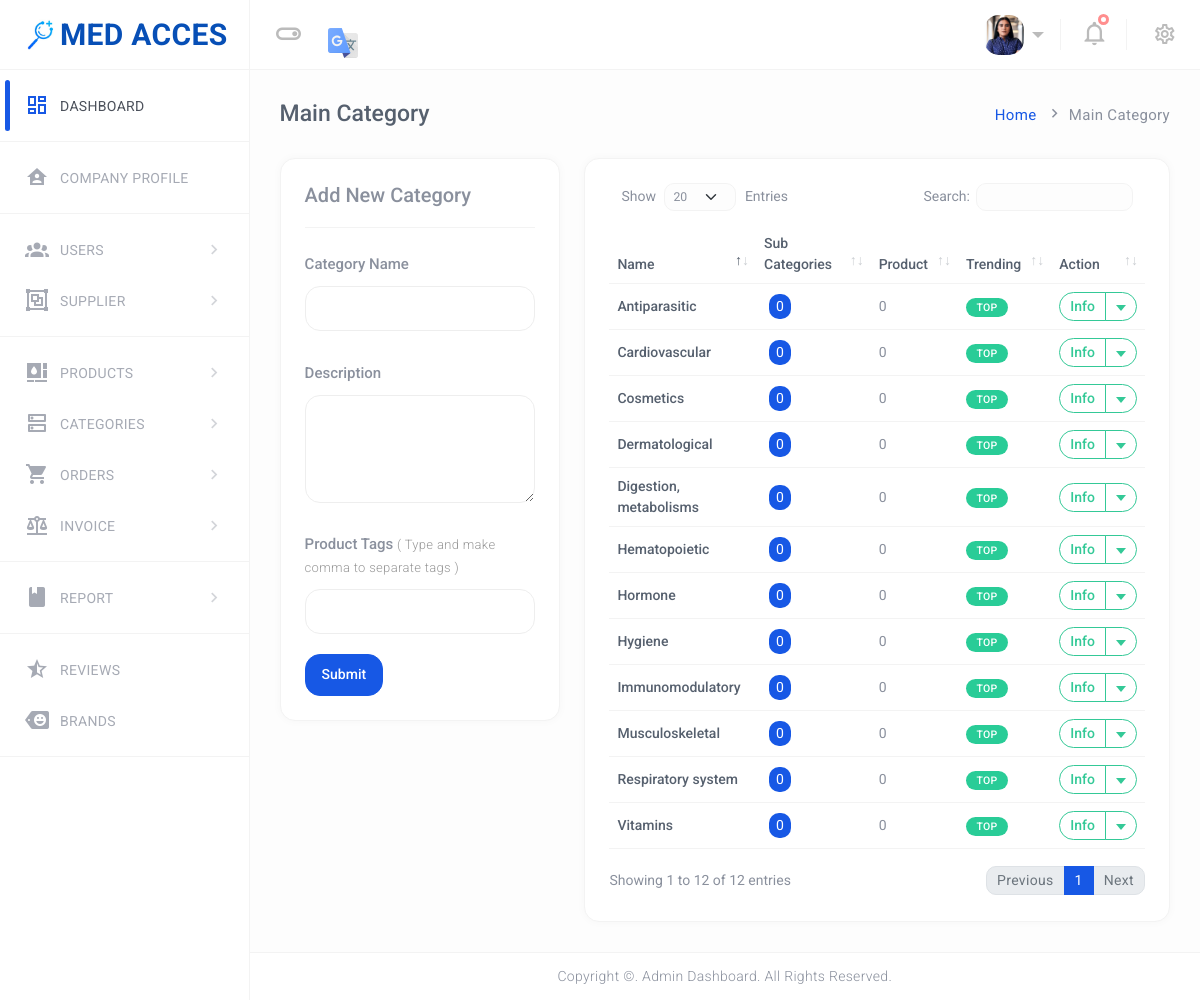
The page /med/admin/main-category.php (signed in) on the database its author committed.
### tables this page shows
CREATE TABLE `tblcategory` (
  `id` int(11) NOT NULL,
  `categoryName` varchar(200) DEFAULT NULL,
  `categoryDescription` varchar(250) DEFAULT NULL,
  `tags` longtext DEFAULT NULL,
  `postingDate` timestamp NULL DEFAULT current_timestamp()
);

### med/admin/main-category.php (the view, shortened to what this page needs)
<?php
include('includes/dbconnection.php');
?>
<!DOCTYPE html>
<html lang="en" dir="ltr">
<head>
	<link rel="stylesheet" href="assets/mdi/css/materialdesignicons.min.css">
	<link href="assets/plugins/simplebar/simplebar.css" rel="stylesheet" />
	<link href='assets/plugins/data-tables/datatables.bootstrap5.min.css' rel='stylesheet'>
	<link href='assets/plugins/data-tables/responsive.datatables.min.css' rel='stylesheet'>
	<link id="Shop-css" rel="stylesheet" href="assets/css/style.css" />
	<link id="Shop-css" rel="stylesheet" href="assets/css/form-validate.css" />
	<link rel="stylesheet" type="text/css" href="assets/sweetalert2/sweetalert2.min.css">
</head>
<body class="ec-header-fixed ec-sidebar-fixed ec-sidebar-dark ec-header-light" id="body">
	<div class="wrapper">
		<?php @include("includes/sidebar.php");?>
		<div class="ec-page-wrapper">
			<?php @include("includes/header.php");?>
			<div class="ec-content-wrapper">
				<div class="content">
					<div class="breadcrumb-wrapper breadcrumb-wrapper-2 breadcrumb-contacts">
						<h1>Main Category</h1>
						<p class="breadcrumbs"><span><a href="dashboard.php">Home</a></span>
							<span><i class="mdi mdi-chevron-right"></i></span>Main Category</p>
						</div>
						<div class="row">
							<div class="col-xl-4 col-lg-12">
								<div class="ec-cat-list card card-default mb-24px">
									<div class="card-body">
										<div class="ec-cat-form">
											<h4>Add New Category</h4>
											<form  method="post" id="cartegory-form" onSubmit="return valid_datas( this );" enctype="multipart/form-data">
												<div class="form-group row">
													<label for="text" class="col-12 col-form-label">Category Name</label>
													<div class="col-12">
														<input id="category" name="category" class="form-control here slug-title" type="text">
													</div>
												</div>
												<div class="form-group row">
													<label class="col-12 col-form-label">Description</label>
													<div class="col-12">
														<textarea id="description" name="description" cols="40" rows="4" class="form-control"></textarea>
													</div>
												</div>
												<div class="form-group row">
													<label class="col-12 col-form-label">Product Tags <span>( Type and
													make comma to separate tags )</span></label>
													<div class="col-12">
														<input type="text" class="form-control" id="tag" name="tag" value="" placeholder="" data-role="tagsinput">
													</div>
												</div>
												<div class="row">
													<div class="col-12">
														<button name="submit" type="submit" class="btn btn-primary">Submit</button>
													</div>
												</div>
											</form>
										</div>
									</div>
								</div>
							</div>
											<?php @include("edit-category.php");?>
							<div class="col-xl-8 col-lg-12">
								<div class="ec-cat-list card card-default">
									<div class="card-body">
										<div class="table-responsive">
											<table id="responsive-data-table" class="table">
												<thead>
													<tr>
														<th>Name</th>
														<th>Sub Categories</th>
														<th>Product</th>
														<th>Trending</th>
														<th>Action</th>
													</tr>
												</thead>
												<tbody>
													<?php
													$sql="SELECT* from tblcategory  ORDER BY id DESC";
													$query = $dbh -> prepare($sql);
													$query->execute();
													$results=$query->fetchAll(PDO::FETCH_OBJ);
													if($query->rowCount() > 0)
													{
														foreach($results as $row)
														{
															?>
															<tr>
																<td><?php  echo htmlentities($row->categoryName);?></td>
																<td>
																	<span class="ec-sub-cat-list">
																		<?php
																		$idd=$row->id;
																		$sql2 ="SELECT id from subcategory where categoryid='$idd'";
																		$query2 = $dbh -> prepare($sql2);
																		$query2->execute();
																		$totalunreadquery=$query2->rowCount();
																		?>
																		<span class="ec-sub-cat-count" title="Total Sub Categories"><?php echo htmlentities($totalunreadquery);?></span>
																	</span>
																</td>
																<?php
																$cat=$row->id;
																$sql7 ="SELECT id from tblproducts where categoryName='$cat'";
																$query7 = $dbh -> prepare($sql7);
																$query7->execute();
																$totalunreadquery=$query7->rowCount();
																?>
																<td><?php echo htmlentities($totalunreadquery);?></td>
																<td><span class="badge badge-success">Top</span></td>
																<td>
																	<div class="btn-group">
																		<button type="button"
																		class="btn btn-outline-success">Info</button>
																		<button type="button"
																		class="btn btn-outline-success dropdown-toggle dropdown-toggle-split"
																		data-bs-toggle="dropdown" aria-haspopup="true"
																		aria-expanded="false" data-display="static">
																	</button>
																</div>
															</td>
														</tr>
														<?php
													}
												} ?>
											</tbody>
										</table>
									</div>
								</div>
							</div>
						</div>
					</div>
				</div>
			</div>
			<?php @include("includes/footer.php");?>
		</div>
	</div>
</body>
</html>

### med/admin/includes/header.php (shortened to what this page needs)
<header class="ec-main-header" id="header">
  <nav class="navbar navbar-static-top navbar-expand-lg">
    <button id="sidebar-toggler" class="sidebar-toggle"></button>
      <img src="assets/img/icons/translate.svg" alt="user" style="height: 30px; width: auto; margin-top: 16px; margin-right: 10px;">
    <div class="navbar-right">
      <ul class="nav navbar-nav">
        <li class="dropdown user-menu">
          <?php
          $aid=$_SESSION['odmsaid'];
          $sql="SELECT * from  tbladmin where id=:aid";
          $query = $dbh -> prepare($sql);
          $query->bindParam(':aid',$aid,PDO::PARAM_STR);
          $query->execute();
          $results=$query->fetchAll(PDO::FETCH_OBJ);
          if($query->rowCount() > 0)
          {
            foreach($results as $row)
            {
              ?>
              <button class="dropdown-toggle nav-link ec-drop" data-bs-toggle="dropdown" aria-expanded="false">
                <?php
                if($row->photo=="avatar15.jpg")
                {
                  ?>
                  <img src="../assets/img/user/user.jpg" class="user-image" alt="User Image" />
                  <?php
                } else {
                  ?>
                  <img class="user-image" alt="User Image" src="profileimages/<?php  echo $row->photo;?>" alt="">
                  <?php
                } ?>
              </button>
              <?php
            }
          } ?>
        </li>
        <li class="dropdown notifications-menu custom-dropdown">
          <button class="dropdown-toggle notify-toggler custom-dropdown-toggler">
            <i class="mdi mdi-bell-outline"></i>
          </button>
          <div class="card card-default dropdown-notify dropdown-menu-right mb-0">
            <div class="card-body px-0 py-0">
            <div class="tab-content" id="myTabContent3">
          <li class="right-sidebar-in right-sidebar-2-menu">
              <i class="mdi mdi-settings-outline mdi-spin"></i>
          </li>
  </nav>
</header>

### rows shown on the page
tblcategory: categoryName "Vitamins", totalunreadquery "0"
tblcategory: categoryName "Hormone", totalunreadquery "0"
tblcategory: categoryName "Hematopoietic", totalunreadquery "0"
tblcategory: categoryName "Musculoskeletal", totalunreadquery "0"
tblcategory: categoryName "Dermatological", totalunreadquery "0"
tblcategory: categoryName "Respiratory system", totalunreadquery "0"
tblcategory: categoryName "Cosmetics", totalunreadquery "0"
tblcategory: categoryName "Cardiovascular", totalunreadquery "0"
tblcategory: categoryName "Digestion, metabolisms", totalunreadquery "0"
tblcategory: categoryName "Hygiene", totalunreadquery "0"
tblcategory: categoryName "Antiparasitic", totalunreadquery "0"
tblcategory: categoryName "Immunomodulatory", totalunreadquery "0"
